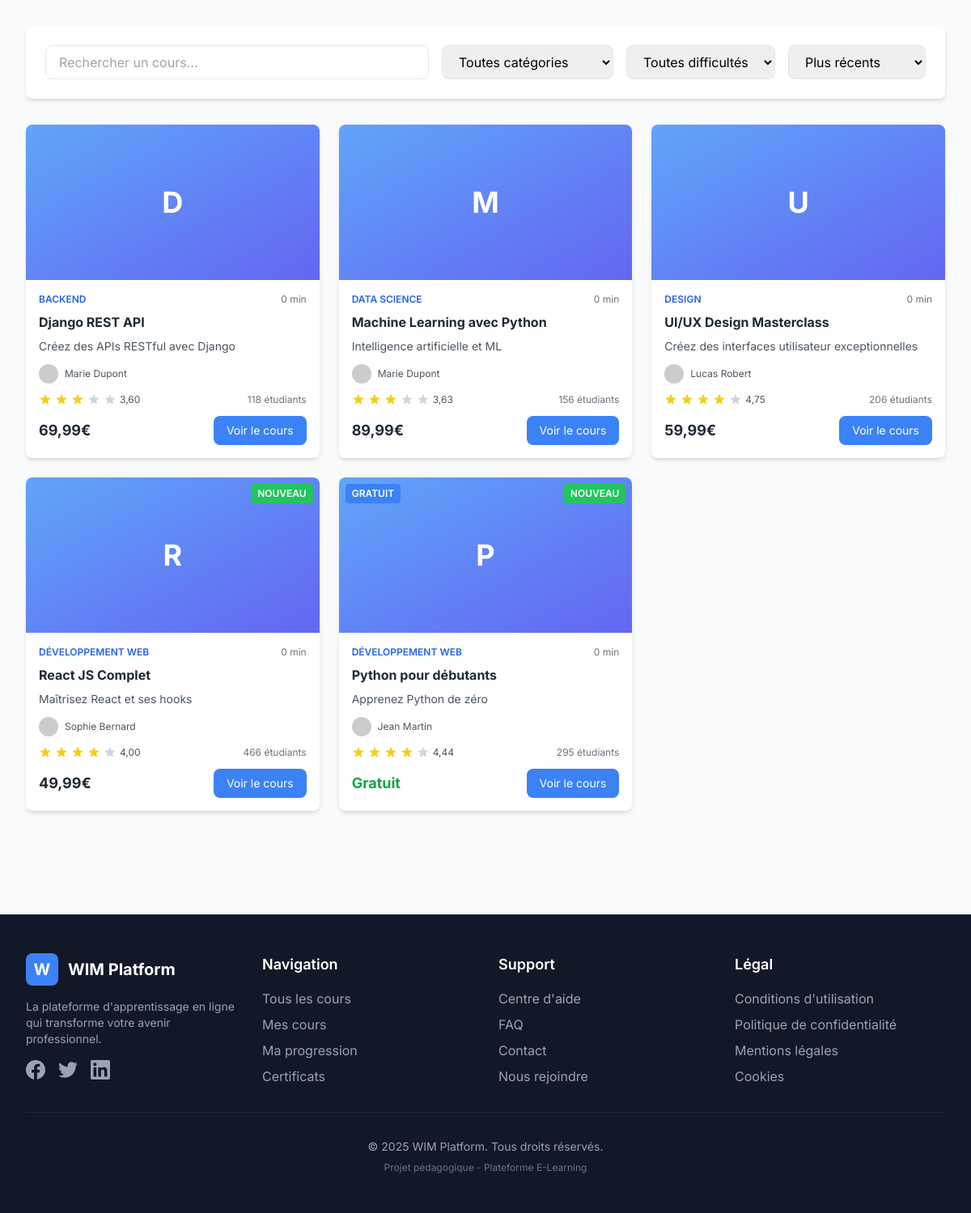
Page /courses/ on the earlier database version.
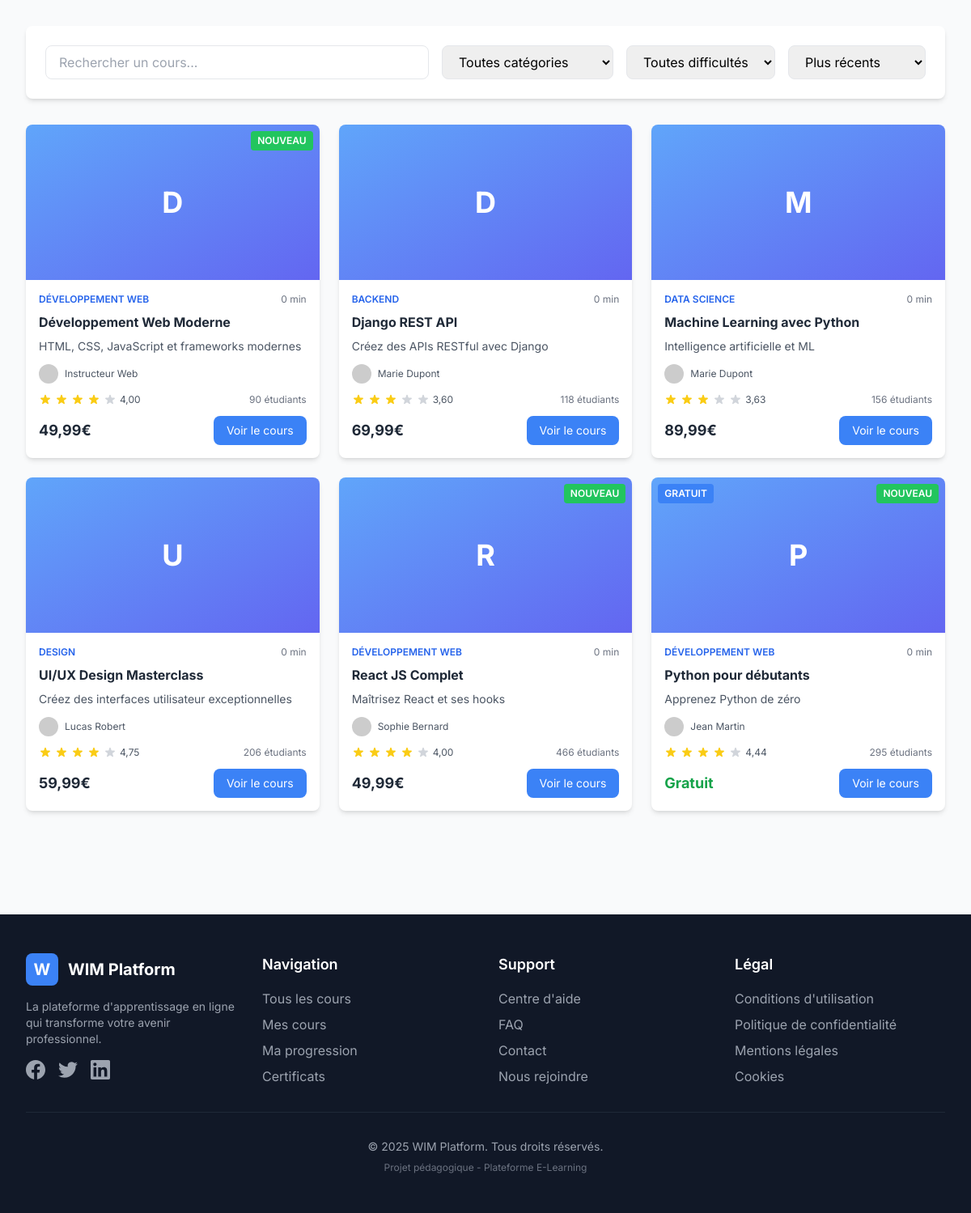
Same page on the later database version.
### apps/courses/models.py (models this page shows, shortened)
class Course(models.Model):
    DIFFICULTY_CHOICES = [
        ('beginner', 'Débutant'),
        ('intermediate', 'Intermédiaire'),
        ('advanced', 'Avancé'),
    ]
    title = models.CharField('titre', max_length=200)
    slug = models.SlugField('slug', max_length=250, unique=True, blank=True)
    description = models.TextField('description courte', max_length=500)
    full_description = models.TextField('description complète')
    category = models.ForeignKey(Category, on_delete=models.SET_NULL, null=True, related_name='courses',
                                 verbose_name='catégorie')
    instructor = models.ForeignKey('users.User', on_delete=models.CASCADE, related_name='taught_courses',
                                   verbose_name='instructeur')
    image = models.ImageField(upload_to='course_images/', verbose_name='image', blank=True, null=True)
    difficulty = models.CharField('difficulté', max_length=20, choices=DIFFICULTY_CHOICES, default='beginner')
    duration = models.IntegerField('durée (minutes)', default=0)
    price = models.DecimalField('prix', max_digits=10, decimal_places=2, default=0)
    rating = models.DecimalField('note', max_digits=3, decimal_places=2, default=0)
    total_students = models.IntegerField('étudiants', default=0)
    total_reviews = models.IntegerField('avis', default=0)
    is_published = models.BooleanField('publié', default=False)
    is_new = models.BooleanField('nouveau', default=True)
    is_featured = models.BooleanField('mis en avant', default=False)
    prerequisites = models.TextField('prérequis', blank=True)
    learning_objectives = models.TextField('objectifs', blank=True)
    youtube_playlist_id = models.CharField('ID Playlist YouTube', max_length=100, blank=True)
    youtube_channel_id = models.CharField('ID Chaîne YouTube', max_length=100, blank=True)
    youtube_channel_name = models.CharField('Nom Chaîne YouTube', max_length=200, blank=True)
    youtube_thumbnail_url = models.URLField('URL Miniature YouTube', blank=True)
    is_youtube_synced = models.BooleanField('Synchronisé YouTube', default=False)
    last_youtube_sync = models.DateTimeField('Dernière sync YouTube', null=True, blank=True)
    created_at = models.DateTimeField(auto_now_add=True)
    updated_at = models.DateTimeField(auto_now=True)
    class Meta:
        verbose_name = 'cours'
        verbose_name_plural = 'cours'
        ordering = ['-created_at']

class Category(models.Model):
    name = models.CharField('nom', max_length=100, unique=True)
    slug = models.SlugField('slug', max_length=100, unique=True, blank=True)
    description = models.TextField('description', blank=True)
    icon = models.CharField('icône', max_length=50, blank=True)
    color = models.CharField('couleur', max_length=7, default='#4A90E2')
    order = models.IntegerField('ordre', default=0)
    is_active = models.BooleanField('actif', default=True)
    class Meta:
        verbose_name = 'catégorie'
        verbose_name_plural = 'catégories'
        ordering = ['order', 'name']

### apps/users/models.py (models this page shows, shortened)
class User(AbstractUser):
    username = None
    email = models.EmailField('adresse email', unique=True)
    name = models.CharField('nom complet', max_length=150, blank=True)
    bio = models.TextField('biographie', max_length=500, blank=True)
    avatar = models.ImageField(upload_to='avatars/', blank=True, null=True)
    phone = models.CharField('téléphone', max_length=20, blank=True)
    location = models.CharField('localisation', max_length=100, blank=True)
    newsletter_subscribed = models.BooleanField('newsletter', default=True)
    email_notifications = models.BooleanField('notifications', default=True)
    is_instructor = models.BooleanField('instructeur', default=False)
    groups = models.ManyToManyField(
        'auth.Group',
        verbose_name='groups',
        blank=True,
        related_name='custom_users',
        related_query_name='custom_user',
    )
    user_permissions = models.ManyToManyField(
        'auth.Permission',
        verbose_name='user permissions',
        blank=True,
        related_name='custom_users',
        related_query_name='custom_user',
    )
    objects = UserManager()
    USERNAME_FIELD = 'email'
    REQUIRED_FIELDS = ['name']
    class Meta:
        verbose_name = 'utilisateur'
        verbose_name_plural = 'utilisateurs'
        ordering = ['-date_joined']

### apps/courses/views.py (the view)
# urls.py: path('', views.CourseListView.as_view(), name='list'),
class CourseListView(ListView):
    model = Course
    template_name = 'courses/course_list.html'
    context_object_name = 'courses'
    paginate_by = 12
    def get_queryset(self):
        queryset = Course.objects.filter(is_published=True).select_related(
            'category', 'instructor'
        )
        query = self.request.GET.get('q')
        if query:
            queryset = queryset.filter(
                Q(title__icontains=query) |
                Q(description__icontains=query)
            ).distinct()
        category = self.request.GET.get('category')
        if category:
            queryset = queryset.filter(category__slug=category)
        difficulty = self.request.GET.get('difficulty')
        if difficulty:
            queryset = queryset.filter(difficulty=difficulty)
        sort = self.request.GET.get('sort', '-created_at')
        allowed_sorts = ['-created_at', 'title', '-rating', 'price', '-total_students']
        if sort in allowed_sorts:
            queryset = queryset.order_by(sort)
        return queryset
    def get_context_data(self, **kwargs):
        context = super().get_context_data(**kwargs)
        context['categories'] = Category.objects.filter(is_active=True)
        context['difficulty_choices'] = Course.DIFFICULTY_CHOICES
        return context

### templates/courses/course_list.html (shortened to what this page needs)
{% extends 'base.html' %}
{% load static %}
{% load math_filters %}
{% block content %}
<div class="bg-white rounded-lg shadow-md p-6 mb-8">
    <div class="flex flex-col lg:flex-row gap-4">
        <div class="flex-1">
            <input
                type="text"
                placeholder="Rechercher un cours..."
                class="w-full px-4 py-2 border rounded-lg focus:ring-2 focus:ring-blue-500"
                hx-get="{% url 'courses:htmx_search' %}"
                hx-trigger="keyup changed delay:500ms"
                hx-target="#courses-container"
                hx-indicator="#loading"
                name="q"
            >
        </div>
        <select
            class="px-4 py-2 border rounded-lg focus:ring-2 focus:ring-blue-500"
            hx-get="{% url 'courses:htmx_filter' %}"
            hx-trigger="change"
            hx-target="#courses-container"
            name="category"
        >
            <option value="">Toutes catégories</option>
        </select>
        <select
            class="px-4 py-2 border rounded-lg focus:ring-2 focus:ring-blue-500"
            hx-get="{% url 'courses:htmx_filter' %}"
            hx-trigger="change"
            hx-target="#courses-container"
            name="difficulty"
        >
            <option value="">Toutes difficultés</option>
        </select>
        <select
            class="px-4 py-2 border rounded-lg focus:ring-2 focus:ring-blue-500"
            hx-get="{% url 'courses:list' %}"
            hx-trigger="change"
            hx-target="#courses-container"
            name="sort"
        >
            <option value="-created_at">Plus récents</option>
        </select>
    </div>
</div>
<div id="courses-container">
    <div class="grid grid-cols-1 md:grid-cols-2 lg:grid-cols-3 xl:grid-cols-4 gap-6 mb-8">
        {% for course in courses %}
        <div class="course-card bg-white rounded-lg shadow-md overflow-hidden hover:shadow-xl transition-all duration-300">
            <div class="relative">
                {% if course.image %}
                    <img src="{{ course.image.url }}" alt="{{ course.title }}" class="w-full h-48 object-cover">
                {% else %}
                    <div class="w-full h-48 bg-gradient-to-br from-blue-400 to-indigo-500 flex items-center justify-center">
                        <span class="text-white text-4xl font-bold">{{ course.title|first }}</span>
                    </div>
                {% endif %}
                {% if course.is_new %}
                <span class="absolute top-2 right-2 bg-green-500 text-white px-2 py-1 rounded text-xs font-semibold">NOUVEAU</span>
                {% endif %}
                {% if course.price == 0 %}
                <span class="absolute top-2 left-2 bg-blue-500 text-white px-2 py-1 rounded text-xs font-semibold">GRATUIT</span>
                {% endif %}
            </div>
            <div class="p-4">
                <div class="flex items-center justify-between mb-2">
                    <span class="text-xs font-semibold text-blue-600 uppercase">{{ course.category.name }}</span>
                    <span class="text-xs text-gray-500">{{ course.duration }} min</span>
                </div>
                <h3 class="font-bold text-gray-800 mb-2 line-clamp-2 hover:text-blue-600">
                    <a href="{% url 'courses:detail' course.slug %}">{{ course.title }}</a>
                </h3>
                <p class="text-sm text-gray-600 mb-3 line-clamp-2">{{ course.description }}</p>
                <div class="flex items-center mb-3">
                    <img src="https://ui-avatars.com/api/?name={{ course.instructor.name }}&background=4A90E2&color=fff"
                         alt="{{ course.instructor.name }}"
                         class="w-6 h-6 rounded-full mr-2">
                    <span class="text-xs text-gray-600">{{ course.instructor.name }}</span>
                </div>
                <div class="flex items-center justify-between mb-3">
                    <div class="flex items-center space-x-1">
                        {% for i in "12345" %}
                        <svg class="w-4 h-4 {% if forloop.counter <= course.rating %}text-yellow-400{% else %}text-gray-300{% endif %}" fill="currentColor" viewBox="0 0 20 20">
                            <path d="M9.049 2.927c.3-.921 1.603-.921 1.902 0l1.07 3.292a1 1 0 00.95.69h3.462c.969 0 1.371 1.24.588 1.81l-2.8 2.034a1 1 0 00-.364 1.118l1.07 3.292c.3.921-.755 1.688-1.54 1.118l-2.8-2.034a1 1 0 00-1.175 0l-2.8 2.034c-.784.57-1.838-.197-1.539-1.118l1.07-3.292a1 1 0 00-.364-1.118L2.98 8.72c-.783-.57-.38-1.81.588-1.81h3.461a1 1 0 00.951-.69l1.07-3.292z"></path>
                        </svg>
                        {% endfor %}
                        <span class="text-xs text-gray-600 ml-1">{{ course.rating }}</span>
                    </div>
                    <span class="text-xs text-gray-500">{{ course.total_students }} étudiants</span>
                </div>
                <div class="flex items-center justify-between">
                    <div>
                        {% if course.price == 0 %}
                        <span class="text-lg font-bold text-green-600">Gratuit</span>
                        {% else %}
                        <span class="text-lg font-bold text-gray-800">{{ course.price }}€</span>
                        {% endif %}
                    </div>
                    <a href="{% url 'courses:detail' course.slug %}"
                       class="px-4 py-2 bg-blue-500 text-white text-sm rounded-lg hover:bg-blue-600 transition">
                        Voir le cours
                    </a>
                </div>
            </div>
        </div>
        {% endfor %}
    </div>
</div>
{% endblock %}

### templates/base.html (shortened to what this page needs)
{% load static %}
<!DOCTYPE html>
<html lang="fr">
<head>
    <script src="https://cdn.tailwindcss.com"></script>
</head>
<body class="bg-gray-50 antialiased">
    <div class="flex min-h-screen">
        <div class="flex-1 {% if user.is_authenticated %}ml-64{% endif %}">
            <main class="p-8 animate-fade-in-up">
                {% block content %}{% endblock %}
            </main>
            {% include 'partials/footer.html' %}
        </div>
    </div>
</body>
</html>

### templates/partials/footer.html (shortened to what this page needs)
{% load static %}
<footer class="bg-gray-900 text-white mt-16">
    <div class="max-w-7xl mx-auto px-4 sm:px-6 lg:px-8 py-12">
        <div class="grid grid-cols-1 md:grid-cols-4 gap-8">
            <div class="col-span-1">
                <div class="flex items-center space-x-3 mb-4">
                    <div class="w-10 h-10 bg-blue-500 rounded-lg flex items-center justify-center">
                        <span class="text-white font-bold text-xl">W</span>
                    </div>
                    <span class="text-xl font-bold">WIM Platform</span>
                </div>
                <p class="text-gray-400 text-sm">
                    La plateforme d'apprentissage en ligne qui transforme votre avenir professionnel.
                </p>
                <div class="flex space-x-4 mt-4">
                    <a href="#" class="text-gray-400 hover:text-white transition">
                    </a>
                    <a href="#" class="text-gray-400 hover:text-white transition">
                    </a>
                    <a href="#" class="text-gray-400 hover:text-white transition">
                    </a>
                </div>
            </div>
            <div>
                <h3 class="text-lg font-semibold mb-4">Navigation</h3>
                <ul class="space-y-2">
                    <li><a href="{% url 'courses:list' %}" class="text-gray-400 hover:text-white transition">Tous les cours</a></li>
                    <li><a href="{% url 'enrollments:my-courses' %}" class="text-gray-400 hover:text-white transition">Mes cours</a></li>
                    <li><a href="{% url 'progress:overview' %}" class="text-gray-400 hover:text-white transition">Ma progression</a></li>
                    <li><a href="{% url 'certificates:gallery' %}" class="text-gray-400 hover:text-white transition">Certificats</a></li>
                </ul>
            </div>
            <div>
                <h3 class="text-lg font-semibold mb-4">Support</h3>
                <ul class="space-y-2">
                    <li><a href="#" class="text-gray-400 hover:text-white transition">Centre d'aide</a></li>
                    <li><a href="#" class="text-gray-400 hover:text-white transition">FAQ</a></li>
                    <li><a href="#" class="text-gray-400 hover:text-white transition">Contact</a></li>
                    <li><a href="#" class="text-gray-400 hover:text-white transition">Nous rejoindre</a></li>
                </ul>
            </div>
            <div>
                <h3 class="text-lg font-semibold mb-4">Légal</h3>
                <ul class="space-y-2">
                    <li><a href="#" class="text-gray-400 hover:text-white transition">Conditions d'utilisation</a></li>
                    <li><a href="#" class="text-gray-400 hover:text-white transition">Politique de confidentialité</a></li>
                    <li><a href="#" class="text-gray-400 hover:text-white transition">Mentions légales</a></li>
                    <li><a href="#" class="text-gray-400 hover:text-white transition">Cookies</a></li>
                </ul>
            </div>
        </div>
        <div class="border-t border-gray-800 mt-8 pt-8 text-center">
            <p class="text-gray-400 text-sm">
                &copy; {{ current_year|default:"2025" }} WIM Platform. Tous droits réservés.
            </p>
            <p class="text-gray-500 text-xs mt-2">
                Projet pédagogique - Plateforme E-Learning
            </p>
        </div>
    </div>
</footer>

### templates/base.html (style rules this page uses)
body { font-family: 'Inter', sans-serif; }
:root { --primary-blue: #2563EB; --primary-dark: #1E40AF; --primary-light: #60A5FA; --success: #10B981; --warning: #F59E0B; --danger: #EF4444; --info: #3B82F6; }
.animate-fade-in-up { animation: fadeInUp 0.6s ease-out; }

Differences in the rows shown:
added Course: title|first "D", is_new "NOUVEAU", category.name "DÉVELOPPEMENT WEB", duration "0", title "Développement Web Moderne", description "HTML, CSS, JavaScript et frameworks modernes", instructor.name "Instructeur Web", rating "4,00", total_students "90", price "49,99"
